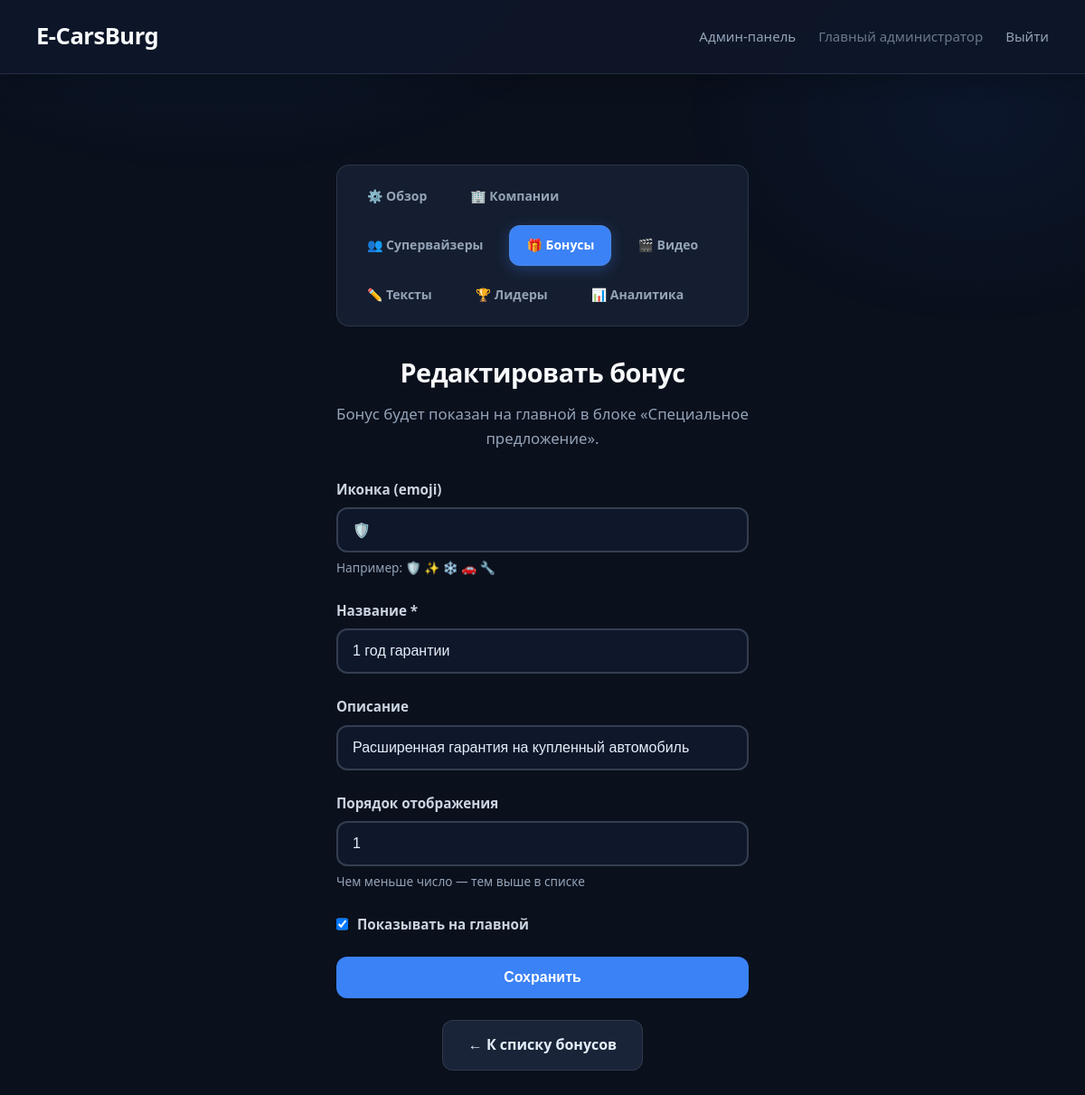
The app's page /admin/bonuses/edit/1 (signed in) with its own data.
### models.py (models this page shows, shortened)
class Company(Base):
    __tablename__ = 'companies'
    id: Mapped[int] = mapped_column(primary_key=True, index=True)
    name: Mapped[str] = mapped_column(String(100), nullable=False)
    slug: Mapped[str] = mapped_column(String(50), unique=True, index=True, nullable=False)
    description: Mapped[str] = mapped_column(Text, nullable=True)
    email: Mapped[str] = mapped_column(String(100), unique=True, nullable=False)
    password_hash: Mapped[str] = mapped_column(String(255), nullable=False)
    is_admin: Mapped[bool] = mapped_column(Boolean, default=False)
    role: Mapped[str] = mapped_column(String(20), default=ROLE_PARTNER, nullable=False, index=True)
    created_by_id: Mapped[int] = mapped_column(ForeignKey('companies.id'), nullable=True, index=True)
    created_at: Mapped[datetime] = mapped_column(DateTime, default=datetime.utcnow)
    clicks: Mapped[list["ClickEvent"]] = relationship(
        "ClickEvent",
        back_populates="company",
        cascade="all, delete-orphan"
    )
    created_by = relationship("Company", remote_side=[id], foreign_keys=[created_by_id])
    @property
    def is_authenticated(self):
        return True
    def get_role(self) -> str:
        if self.role:
            return self.role
        return ROLE_ADMIN if self.is_admin else ROLE_PARTNER
    @property
    def is_main_admin(self) -> bool:
        return self.get_role() == ROLE_ADMIN
    @property
    def role_label(self) -> str:
        return {
            ROLE_ADMIN: 'Главный администратор',
            ROLE_SUPERVISOR: 'Супервайзер',
            ROLE_PARTNER: 'Партнёр',
        }.get(self.get_role(), 'Пользователь')

class Bonus(Base):
    __tablename__ = 'bonuses'
    id: Mapped[int] = mapped_column(primary_key=True, index=True)
    icon: Mapped[str] = mapped_column(String(20), nullable=False, default='🎁')
    title: Mapped[str] = mapped_column(String(100), nullable=False)
    description: Mapped[str] = mapped_column(Text, nullable=True)
    sort_order: Mapped[int] = mapped_column(Integer, default=0, nullable=False)
    is_active: Mapped[bool] = mapped_column(Boolean, default=True, nullable=False)
    created_at: Mapped[datetime] = mapped_column(DateTime, default=datetime.utcnow)

### app.py (the view, shortened to what this page needs)
@app.route('/admin/bonuses/edit/<int:bonus_id>', methods=['GET', 'POST'])
@admin_required
def admin_edit_bonus(bonus_id):
    db = SessionLocal()
    try:
        bonus = db.query(Bonus).get(bonus_id)
        if not bonus:
            flash('Бонус не найден', 'error')
            return redirect(url_for('admin_bonuses'))
        return render_template(
            'admin_bonus_form.html',
            bonus=bonus,
            form_action=url_for('admin_edit_bonus', bonus_id=bonus.id),
            page_title='Редактировать бонус'
        )
    finally:
        db.close()

### app.py (called while the page is built)
@login_manager.user_loader
def load_user(user_id):
    db = SessionLocal()
    try:
        return db.get(Company, int(user_id))
    finally:
        db.close()

def admin_required(f):
    from functools import wraps
    @wraps(f)
    @login_required
    def decorated_function(*args, **kwargs):
        if not current_user.is_main_admin:
            flash('Доступ запрещён. Только для главного администратора.', 'error')
            return redirect(url_for('post_login_redirect'))
        return f(*args, **kwargs)
    return decorated_function

### templates/admin_bonus_form.html (shortened to what this page needs)
{% extends "admin_base.html" %}
{% set active_nav = "bonuses" %}
{% block container_class %}{% endblock %}
{% block content %}
        <h1>{{ page_title }}</h1>
        <p>Бонус будет показан на главной в блоке «Специальное предложение».</p>
        <form method="POST" action="{{ form_action }}">
            <div class="form-group">
                <label for="icon">Иконка (emoji)</label>
                <input type="text" id="icon" name="icon" maxlength="20"
                       value="{{ bonus.icon if bonus else '🎁' }}"
                       placeholder="🛡️">
                <small>Например: 🛡️ ✨ ❄️ 🚗 🔧</small>
            </div>
            <div class="form-group">
                <label for="title">Название *</label>
                <input type="text" id="title" name="title" required maxlength="100"
                       value="{{ bonus.title if bonus else '' }}"
                       placeholder="1 год гарантии">
            </div>
            <div class="form-group">
                <label for="description">Описание</label>
                <input type="text" id="description" name="description" maxlength="500"
                       value="{{ bonus.description if bonus and bonus.description else '' }}"
                       placeholder="Краткое описание подарка">
            </div>
            <div class="form-group">
                <label for="sort_order">Порядок отображения</label>
                <input type="number" id="sort_order" name="sort_order"
                       value="{{ bonus.sort_order if bonus else 0 }}"
                       min="0" step="1">
                <small>Чем меньше число — тем выше в списке</small>
            </div>
            <div class="form-group" style="display: flex; align-items: center; gap: 10px;">
                <input type="checkbox" id="is_active" name="is_active"
                       {% if not bonus or bonus.is_active %}checked{% endif %}
                       style="width: auto; margin: 0;">
                <label for="is_active" style="margin: 0;">Показывать на главной</label>
            </div>
            <button type="submit" class="btn btn-primary">
                {% if bonus %}Сохранить{% else %}Добавить{% endif %}
            </button>
        </form>
{% endblock %}
{% block footer_actions %}
        <div class="actions" style="margin-top: 24px; justify-content: center;">
            <a href="{{ url_for('admin_bonuses') }}" class="btn">← К списку бонусов</a>
        </div>
{% endblock %}

### templates/admin_base.html (shortened to what this page needs)
<!DOCTYPE html>
<html lang="ru">
<head>
    <link rel="stylesheet" href="{{ url_for('static', filename='style.css') }}">
</head>
<body class="admin-theme">
    <nav class="top-nav">
        <a href="{{ url_for('index') }}" class="nav-brand">E-CarsBurg</a>
        <div class="nav-links">
            {% if current_user.is_main_admin %}
                <a href="{{ url_for('admin_dashboard') }}" class="nav-link">Админ-панель</a>
            {% elif current_user.is_supervisor %}
                <a href="{{ url_for('admin_companies') }}" class="nav-link">Панель супервайзера</a>
            {% endif %}
            <span class="nav-link" style="opacity:0.7;">{{ current_user.role_label }}</span>
            <a href="{{ url_for('logout') }}" class="nav-link">Выйти</a>
        </div>
    </nav>
    <div class="container {% block container_class %}wide{% endblock %}">
        <nav class="admin-nav" aria-label="Разделы админки">
            {% if current_user.is_main_admin %}
                <a href="{{ url_for('admin_dashboard') }}" class="btn {% if active_nav == 'dashboard' %}active{% endif %}">⚙️ Обзор</a>
                <a href="{{ url_for('admin_companies') }}" class="btn {% if active_nav == 'companies' %}active{% endif %}">🏢 Компании</a>
                <a href="{{ url_for('admin_supervisors') }}" class="btn {% if active_nav == 'supervisors' %}active{% endif %}">👥 Супервайзеры</a>
                <a href="{{ url_for('admin_bonuses') }}" class="btn {% if active_nav == 'bonuses' %}active{% endif %}">🎁 Бонусы</a>
                <a href="{{ url_for('admin_media') }}" class="btn {% if active_nav == 'media' %}active{% endif %}">🎬 Видео</a>
                <a href="{{ url_for('admin_texts') }}" class="btn {% if active_nav == 'texts' %}active{% endif %}">✏️ Тексты</a>
                <a href="{{ url_for('admin_leaderboard') }}" class="btn {% if active_nav == 'leaderboard' %}active{% endif %}">🏆 Лидеры</a>
                <a href="{{ url_for('admin_analytics') }}" class="btn {% if active_nav == 'analytics' %}active{% endif %}">📊 Аналитика</a>
            {% elif current_user.is_supervisor %}
                <a href="{{ url_for('admin_companies') }}" class="btn {% if active_nav == 'companies' %}active{% endif %}">🏢 Мои компании</a>
                <a href="{{ url_for('admin_add_company') }}" class="btn {% if active_nav == 'add_company' %}active{% endif %}">➕ Создать компанию</a>
            {% endif %}
        </nav>
        {% block content %}{% endblock %}
        {% block footer_actions %}{% endblock %}
    </div>
</body>
</html>

### records on screen
Company: role_label "Главный администратор"
Bonus: icon "🛡️", title "1 год гарантии", description "Расширенная гарантия на купленный автомобиль", sort_order "1", is_active "☑"

### other values on screen
{{ page_title }} "Редактировать бонус"
